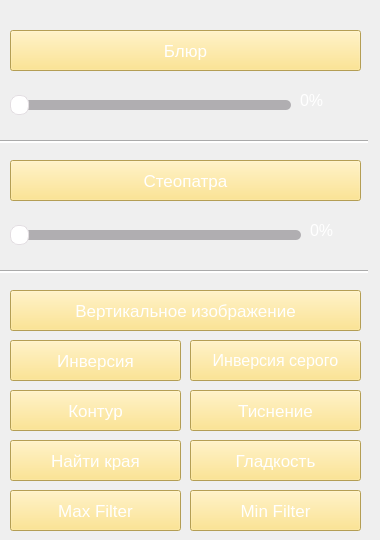
   <widget class="QWidget" name="tab_2">
    <property name="styleSheet">
     <string notr="true">color: white;</string>
    </property>
    <attribute name="title">
     <string>Эффекты</string>
    </attribute>
    <widget class="QPushButton" name="blur">
     <property name="geometry">
      <rect>
       <x>10</x>
       <y>30</y>
       <width>351</width>
       <height>41</height>
      </rect>
     </property>
     <property name="font">
      <font>
       <pointsize>13</pointsize>
      </font>
     </property>
     <property name="styleSheet">
      <string notr="true">background-color: #fcdd76;
color: white;
</string>
     </property>
     <property name="text">
      <string>Блюр</string>
     </property>
    </widget>
    <widget class="QSlider" name="blurslider">
     <property name="geometry">
      <rect>
       <x>10</x>
       <y>90</y>
       <width>281</width>
       <height>31</height>
      </rect>
     </property>
     <property name="styleSheet">
      <string notr="true">            QSlider::groove:horizontal {  
                height: 10px;
                margin: 0px;
                border-radius: 5px;
                background: #B0AEB1;
            }
            QSlider::handle:horizontal {
                background: #fff;
                border: 1px solid #E3DEE2;
                width: 17px;
                margin: -5px 0; 
                border-radius: 8px;
            }
            QSlider::sub-page:qlineargradient {
                background: #fcdd76;
                border-radius: 5px;
            }</string>
     </property>
     <property name="orientation">
      <enum>Qt::Horizontal</enum>
     </property>
    </widget>
    <widget class="QLabel" name="procent1">
     <property name="geometry">
      <rect>
       <x>300</x>
       <y>90</y>
       <width>61</width>
       <height>21</height>
      </rect>
     </property>
     <property name="font">
      <font>
       <pointsize>12</pointsize>
      </font>
     </property>
     <property name="text">
      <string>0%</string>
     </property>
    </widget>
    <widget class="QPushButton" name="steopatra">
     <property name="geometry">
      <rect>
       <x>10</x>
       <y>160</y>
       <width>351</width>
       <height>41</height>
      </rect>
     </property>
     <property name="font">
      <font>
       <pointsize>13</pointsize>
      </font>
     </property>
     <property name="styleSheet">
      <string notr="true">background-color: #fcdd76;
color: white;
</string>
     </property>
     <property name="text">
      <string>Стеопатра</string>
     </property>
    </widget>
    <widget class="QSlider" name="steopatraslider">
     <property name="geometry">
      <rect>
       <x>10</x>
       <y>220</y>
       <width>291</width>
       <height>31</height>
      </rect>
     </property>
     <property name="styleSheet">
      <string notr="true">            QSlider::groove:horizontal {  
                height: 10px;
                margin: 0px;
                border-radius: 5px;
                background: #B0AEB1;
            }
            QSlider::handle:horizontal {
                background: #fff;
                border: 1px solid #E3DEE2;
                width: 17px;
                margin: -5px 0; 
                border-radius: 8px;
            }
            QSlider::sub-page:qlineargradient {
                background: #fcdd76;
                border-radius: 5px;
            }</string>
     </property>
     <property name="orientation">
      <enum>Qt::Horizontal</enum>
     </property>
    </widget>
    <widget class="QLabel" name="procent2">
     <property name="geometry">
      <rect>
       <x>310</x>
       <y>220</y>
       <width>61</width>
       <height>21</height>
      </rect>
     </property>
     <property name="font">
      <font>
       <pointsize>12</pointsize>
      </font>
     </property>
     <property name="text">
      <string>0%</string>
     </property>
    </widget>
    <widget class="QPushButton" name="mirror">
     <property name="geometry">
      <rect>
       <x>10</x>
       <y>290</y>
       <width>351</width>
       <height>41</height>
      </rect>
     </property>
     <property name="font">
      <font>
       <pointsize>13</pointsize>
      </font>
     </property>
     <property name="styleSheet">
      <string notr="true">background-color: #fcdd76;
color: white;
</string>
     </property>
     <property name="text">
      <string>Вертикальное изображение</string>
     </property>
    </widget>
    <widget class="QPushButton" name="invershion">
     <property name="geometry">
      <rect>
       <x>10</x>
       <y>340</y>
       <width>171</width>
       <height>41</height>
      </rect>
     </property>
     <property name="font">
      <font>
       <pointsize>13</pointsize>
      </font>
     </property>
     <property name="styleSheet">
      <string notr="true">background-color: #fcdd76;
color: white;
</string>
     </property>
     <property name="text">
      <string>Инверсия</string>
     </property>
    </widget>
    <widget class="QPushButton" name="invershiongrey">
     <property name="geometry">
      <rect>
       <x>190</x>
       <y>340</y>
       <width>171</width>
       <height>41</height>
      </rect>
     </property>
     <property name="font">
      <font>
       <pointsize>12</pointsize>
      </font>
     </property>
     <property name="styleSheet">
      <string notr="true">background-color: #fcdd76;
color: white;
</string>
     </property>
     <property name="text">
      <string>Инверсия серого</string>
     </property>
    </widget>
    <widget class="Line" name="line_17">
     <property name="geometry">
      <rect>
       <x>0</x>
       <y>140</y>
       <width>118</width>
       <height>3</height>
      </rect>
     </property>
     <property name="styleSheet">
      <string notr="true">background-color: white;</string>
     </property>
     <property name="orientation">
      <enum>Qt::Horizontal</enum>
     </property>
    </widget>
    <widget class="Line" name="line_18">
     <property name="geometry">
      <rect>
       <x>110</x>
       <y>140</y>
       <width>118</width>
       <height>3</height>
      </rect>
     </property>
     <property name="styleSheet">
      <string notr="true">background-color: white;</string>
     </property>
     <property name="orientation">
      <enum>Qt::Horizontal</enum>
     </property>
    </widget>
    <widget class="Line" name="line_19">
     <property name="geometry">
      <rect>
       <x>220</x>
       <y>140</y>
       <width>118</width>
       <height>3</height>
      </rect>
     </property>
     <property name="styleSheet">
      <string notr="true">background-color: white;</string>
     </property>
     <property name="orientation">
      <enum>Qt::Horizontal</enum>
     </property>
    </widget>
    <widget class="Line" name="line_20">
     <property name="geometry">
      <rect>
       <x>250</x>
       <y>140</y>
       <width>118</width>
       <height>3</height>
      </rect>
     </property>
     <property name="styleSheet">
      <string notr="true">background-color: white;</string>
     </property>
     <property name="orientation">
      <enum>Qt::Horizontal</enum>
     </property>
    </widget>
    <widget class="Line" name="line_21">
     <property name="geometry">
      <rect>
       <x>0</x>
       <y>270</y>
       <width>118</width>
       <height>3</height>
      </rect>
     </property>
     <property name="styleSheet">
      <string notr="true">background-color: white;</string>
     </property>
     <property name="orientation">
      <enum>Qt::Horizontal</enum>
     </property>
    </widget>
    <widget class="Line" name="line_22">
     <property name="geometry">
      <rect>
       <x>100</x>
       <y>270</y>
       <width>118</width>
       <height>3</height>
      </rect>
     </property>
     <property name="styleSheet">
      <string notr="true">background-color: white;</string>
     </property>
     <property name="orientation">
      <enum>Qt::Horizontal</enum>
     </property>
    </widget>
    <widget class="Line" name="line_23">
     <property name="geometry">
      <rect>
       <x>210</x>
       <y>270</y>
       <width>118</width>
       <height>3</height>
      </rect>
     </property>
     <property name="styleSheet">
      <string notr="true">background-color: white;</string>
     </property>
     <property name="orientation">
      <enum>Qt::Horizontal</enum>
     </property>
    </widget>
    <widget class="Line" name="line_24">
     <property name="geometry">
      <rect>
       <x>250</x>
       <y>270</y>
       <width>118</width>
       <height>3</height>
      </rect>
     </property>
     <property name="styleSheet">
      <string notr="true">background-color: white;</string>
     </property>
     <property name="orientation">
      <enum>Qt::Horizontal</enum>
     </property>
    </widget>
    <widget class="QPushButton" name="contour">
     <property name="geometry">
      <rect>
       <x>10</x>
       <y>390</y>
       <width>171</width>
       <height>41</height>
      </rect>
     </property>
     <property name="font">
      <font>
       <pointsize>13</pointsize>
      </font>
     </property>
     <property name="styleSheet">
      <string notr="true">background-color: #fcdd76;
color: white;
</string>
     </property>
     <property name="text">
      <string>Контур</string>
     </property>
    </widget>
    <widget class="QPushButton" name="emboss">
     <property name="geometry">
      <rect>
       <x>190</x>
       <y>390</y>
       <width>171</width>
       <height>41</height>
      </rect>
     </property>
     <property name="font">
      <font>
       <pointsize>13</pointsize>
      </font>
     </property>
     <property name="styleSheet">
      <string notr="true">background-color: #fcdd76;
color: white;
</string>
     </property>
     <property name="text">
      <string>Тиснение</string>
     </property>
    </widget>
    <widget class="QPushButton" name="edges">
     <property name="geometry">
      <rect>
       <x>10</x>
       <y>440</y>
       <width>171</width>
       <height>41</height>
      </rect>
     </property>
     <property name="font">
      <font>
       <pointsize>13</pointsize>
      </font>
     </property>
     <property name="styleSheet">
      <string notr="true">background-color: #fcdd76;
color: white;
</string>
     </property>
     <property name="text">
      <string>Найти края</string>
     </property>
    </widget>
    <widget class="QPushButton" name="smooth">
     <property name="geometry">
      <rect>
       <x>190</x>
       <y>440</y>
       <width>171</width>
       <height>41</height>
      </rect>
     </property>
     <property name="font">
      <font>
       <pointsize>13</pointsize>
      </font>
     </property>
     <property name="styleSheet">
      <string notr="true">background-color: #fcdd76;
color: white;
</string>
     </property>
     <property name="text">
      <string>Гладкость</string>
     </property>
    </widget>
    <widget class="QPushButton" name="maxfilter">
     <property name="geometry">
      <rect>
       <x>10</x>
       <y>490</y>
       <width>171</width>
       <height>41</height>
      </rect>
     </property>
     <property name="font">
      <font>
       <pointsize>13</pointsize>
      </font>
     </property>
     <property name="styleSheet">
      <string notr="true">background-color: #fcdd76;
color: white;
</string>
     </property>
     <property name="text">
      <string>Max Filter</string>
     </property>
    </widget>
    <widget class="QPushButton" name="minfilter">
     <property name="geometry">
      <rect>
       <x>190</x>
       <y>490</y>
       <width>171</width>
       <height>41</height>
      </rect>
     </property>
     <property name="font">
      <font>
       <pointsize>13</pointsize>
      </font>
     </property>
     <property name="styleSheet">
      <string notr="true">background-color: #fcdd76;
color: white;
</string>
     </property>
     <property name="text">
      <string>Min Filter</string>
     </property>
    </widget>
   </widget>
